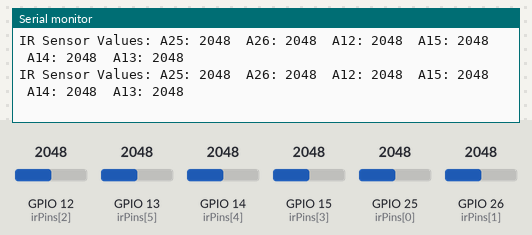
Simulated run of this sketch. Board: ESP32. Shown: the last lines printed to the serial monitor. The test bench sets the inputs (shaded band); at power-on: GPIO 12 (irPins[2]) = 2048, GPIO 13 (irPins[5]) = 2048, GPIO 14 (irPins[4]) = 2048, GPIO 15 (irPins[3]) = 2048, GPIO 25 (irPins[0]) = 2048, GPIO 26 (irPins[1]) = 2048.

Above: at 1.8 s.
1.9 s: GPIO 12 (irPins[2]) set to 2866
At 2.31 s:
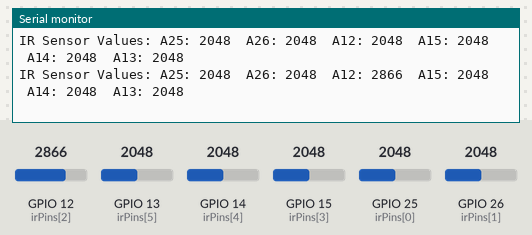
3.4 s: GPIO 13 (irPins[5]) set to 2866
At 3.81 s:
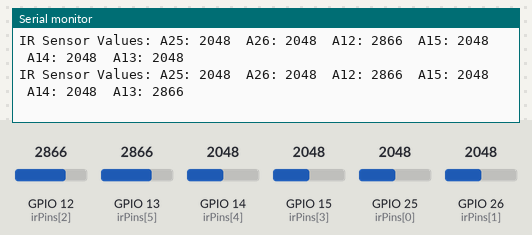
4.9 s: GPIO 14 (irPins[4]) set to 2866
At 5.31 s:
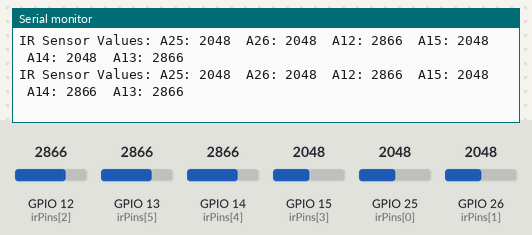
6.4 s: GPIO 15 (irPins[3]) set to 2866
At 6.81 s:
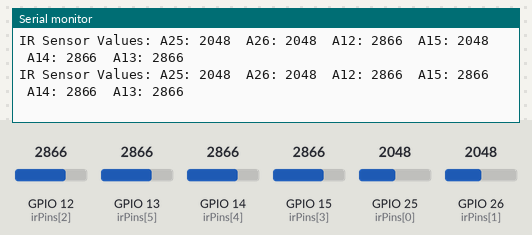
7.9 s: GPIO 25 (irPins[0]) set to 2866
At 8.31 s:
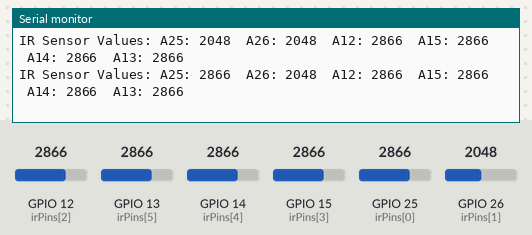
9.4 s: GPIO 26 (irPins[1]) set to 2866
At 9.81 s:
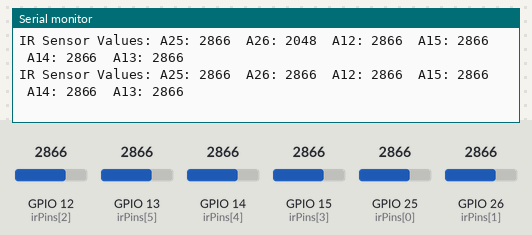

Measured:
- after the input at 1.9 s, the serial monitor: prints a new line after 0.10 s (image 1)
- after the input at 3.4 s, the serial monitor: prints a new line after 0.10 s (image 2)
- after the input at 4.9 s, the serial monitor: prints a new line after 0.10 s (image 3)
- after the input at 6.4 s, the serial monitor: prints a new line after 0.10 s (image 4)
- after the input at 7.9 s, the serial monitor: prints a new line after 0.10 s (image 5)
- after the input at 9.4 s, the serial monitor: prints a new line after 0.10 s (image 6)

The sketch:

IR_Array_test.ino
```cpp
// Define analog IR sensor pins (use ADC1 pins to avoid Wi-Fi/ADC2 conflict)
const int irPins[6] = {25, 26, 12, 15, 14, 13}; // Must be ADC1-capable
const int numSensors = 6;

unsigned long lastReadTime = 0;
const unsigned long readInterval = 500; // 0.5 seconds

void setup() {
  Serial.begin(115200);

  // Set up analog IR sensor pins (ADC pins are input by default, no need for pinMode)
  Serial.println("Starting 6 analog IR sensor monitor...");
}

void loop() {
  unsigned long currentTime = millis();

  if (currentTime - lastReadTime >= readInterval) {
    lastReadTime = currentTime;

    Serial.print("IR Sensor Values: ");
    for (int i = 0; i < numSensors; i++) {
      int value = analogRead(irPins[i]); // Value range: 0–4095
      Serial.print("A");
      Serial.print(irPins[i]);
      Serial.print(": ");
      Serial.print(value);
      Serial.print("  ");
    }
    Serial.println();
  }
}
```
